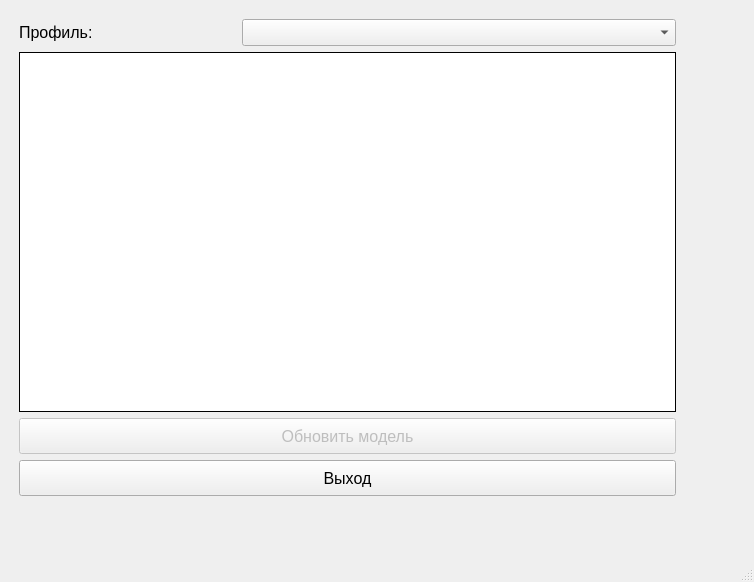
<?xml version="1.0" encoding="UTF-8"?>
<ui version="4.0">
 <class>MainWindow</class>
 <widget class="QMainWindow" name="MainWindow">
  <property name="geometry">
   <rect>
    <x>0</x>
    <y>0</y>
    <width>754</width>
    <height>582</height>
   </rect>
  </property>
  <property name="windowTitle">
   <string>Обновление модели</string>
  </property>
  <widget class="QWidget" name="centralwidget">
   <widget class="QFrame" name="verticalFrame">
    <property name="geometry">
     <rect>
      <x>10</x>
      <y>10</y>
      <width>701</width>
      <height>521</height>
     </rect>
    </property>
    <layout class="QVBoxLayout" name="verticalLayout_8" stretch="1,20,2,2">
     <property name="rightMargin">
      <number>35</number>
     </property>
     <property name="bottomMargin">
      <number>35</number>
     </property>
     <item>
      <layout class="QHBoxLayout" name="horizontalLayout_9" stretch="1,2">
       <item>
        <widget class="QLabel" name="label_9">
         <property name="font">
          <font>
           <pointsize>12</pointsize>
          </font>
         </property>
         <property name="text">
          <string>Профиль:</string>
         </property>
        </widget>
       </item>
       <item>
        <widget class="QComboBox" name="comboBox_3">
         <property name="enabled">
          <bool>true</bool>
         </property>
         <property name="sizePolicy">
          <sizepolicy hsizetype="Preferred" vsizetype="Preferred">
           <horstretch>0</horstretch>
           <verstretch>0</verstretch>
          </sizepolicy>
         </property>
         <property name="font">
          <font>
           <pointsize>12</pointsize>
          </font>
         </property>
         <property name="editable">
          <bool>false</bool>
         </property>
         <property name="currentText">
          <string/>
         </property>
         <property name="placeholderText">
          <string/>
         </property>
        </widget>
       </item>
      </layout>
     </item>
     <item>
      <widget class="QTableWidget" name="tableView_2">
       <property name="enabled">
        <bool>true</bool>
       </property>
       <property name="sizePolicy">
        <sizepolicy hsizetype="Preferred" vsizetype="Preferred">
         <horstretch>0</horstretch>
         <verstretch>0</verstretch>
        </sizepolicy>
       </property>
       <property name="font">
        <font>
         <pointsize>9</pointsize>
        </font>
       </property>
       <property name="frameShape">
        <enum>QFrame::Box</enum>
       </property>
       <property name="frameShadow">
        <enum>QFrame::Plain</enum>
       </property>
       <property name="verticalScrollBarPolicy">
        <enum>Qt::ScrollBarAsNeeded</enum>
       </property>
       <property name="horizontalScrollBarPolicy">
        <enum>Qt::ScrollBarAsNeeded</enum>
       </property>
       <property name="sizeAdjustPolicy">
        <enum>QAbstractScrollArea::AdjustIgnored</enum>
       </property>
       <property name="autoScroll">
        <bool>true</bool>
       </property>
       <property name="autoScrollMargin">
        <number>16</number>
       </property>
       <property name="editTriggers">
        <set>QAbstractItemView::NoEditTriggers</set>
       </property>
       <property name="dragEnabled">
        <bool>false</bool>
       </property>
       <property name="dragDropOverwriteMode">
        <bool>false</bool>
       </property>
       <property name="textElideMode">
        <enum>Qt::ElideMiddle</enum>
       </property>
       <property name="verticalScrollMode">
        <enum>QAbstractItemView::ScrollPerItem</enum>
       </property>
       <property name="horizontalScrollMode">
        <enum>QAbstractItemView::ScrollPerItem</enum>
       </property>
       <property name="gridStyle">
        <enum>Qt::DashLine</enum>
       </property>
       <property name="wordWrap">
        <bool>true</bool>
       </property>
       <property name="cornerButtonEnabled">
        <bool>true</bool>
       </property>
       <attribute name="horizontalHeaderVisible">
        <bool>true</bool>
       </attribute>
       <attribute name="horizontalHeaderCascadingSectionResizes">
        <bool>false</bool>
       </attribute>
       <attribute name="horizontalHeaderMinimumSectionSize">
        <number>40</number>
       </attribute>
       <attribute name="horizontalHeaderDefaultSectionSize">
        <number>136</number>
       </attribute>
       <attribute name="horizontalHeaderHighlightSections">
        <bool>true</bool>
       </attribute>
       <attribute name="horizontalHeaderShowSortIndicator" stdset="0">
        <bool>false</bool>
       </attribute>
       <attribute name="horizontalHeaderStretchLastSection">
        <bool>false</bool>
       </attribute>
       <attribute name="verticalHeaderDefaultSectionSize">
        <number>40</number>
       </attribute>
      </widget>
     </item>
     <item>
      <widget class="QPushButton" name="pushButton_2">
       <property name="enabled">
        <bool>false</bool>
       </property>
       <property name="sizePolicy">
        <sizepolicy hsizetype="Minimum" vsizetype="Minimum">
         <horstretch>0</horstretch>
         <verstretch>0</verstretch>
        </sizepolicy>
       </property>
       <property name="font">
        <font>
         <pointsize>12</pointsize>
        </font>
       </property>
       <property name="text">
        <string>Обновить модель</string>
       </property>
      </widget>
     </item>
     <item>
      <widget class="QPushButton" name="pushButton_3">
       <property name="sizePolicy">
        <sizepolicy hsizetype="Minimum" vsizetype="Minimum">
         <horstretch>0</horstretch>
         <verstretch>0</verstretch>
        </sizepolicy>
       </property>
       <property name="font">
        <font>
         <pointsize>12</pointsize>
        </font>
       </property>
       <property name="text">
        <string>Выход</string>
       </property>
      </widget>
     </item>
    </layout>
   </widget>
  </widget>
  <widget class="QMenuBar" name="menubar">
   <property name="geometry">
    <rect>
     <x>0</x>
     <y>0</y>
     <width>754</width>
     <height>21</height>
    </rect>
   </property>
  </widget>
  <widget class="QStatusBar" name="statusbar"/>
 </widget>
 <resources/>
 <connections/>
</ui>
